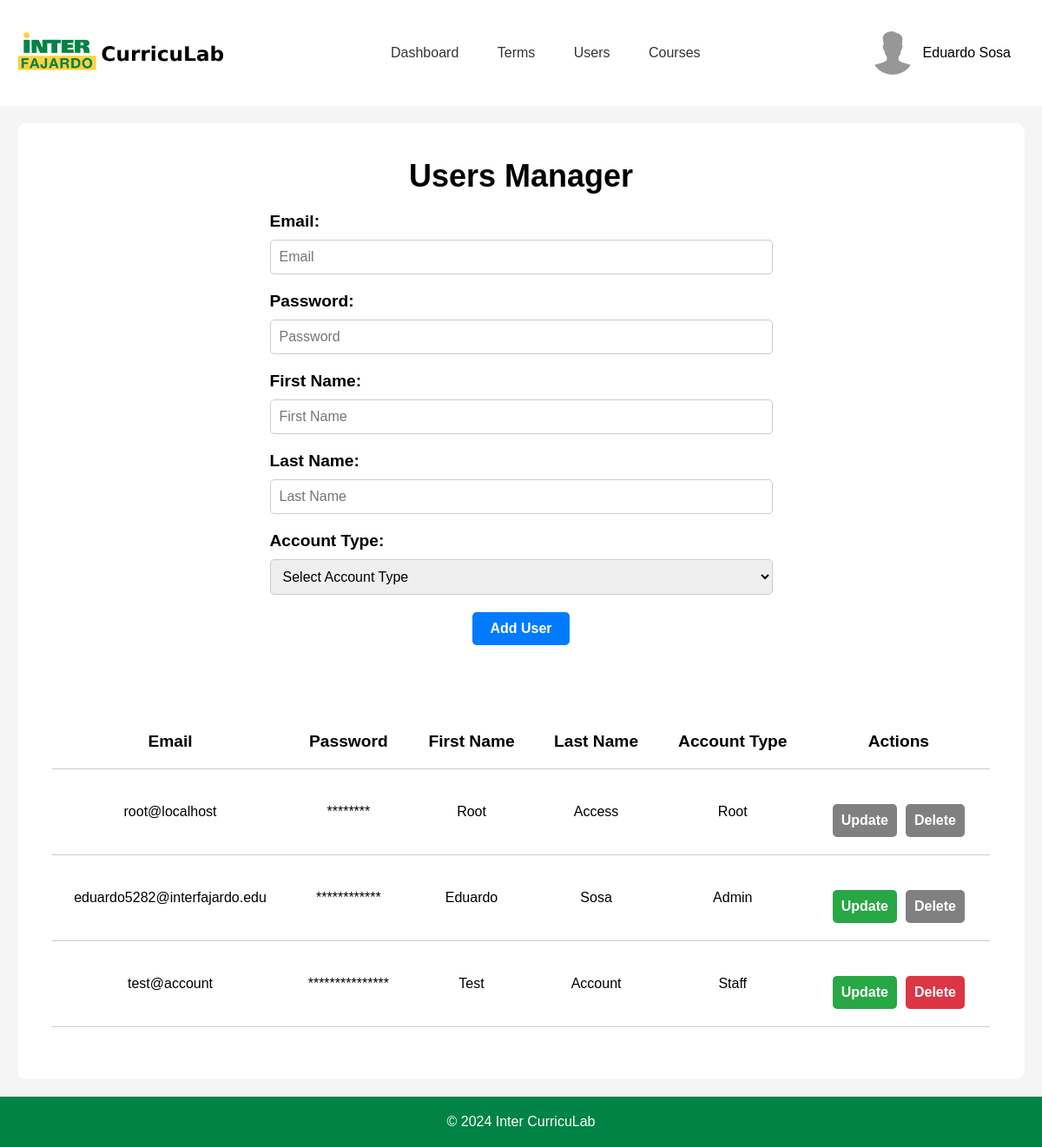
The app's page /templates/adminPages/adminUsers.php (signed in) with its own data.
### tables this page shows
CREATE TABLE "user" (
	"UserID"	INTEGER NOT NULL UNIQUE,
	"Email"	TEXT UNIQUE,
	"Password"	TEXT,
	"FirstName"	TEXT,
	"LastName"	TEXT,
	"AccountType"	TEXT,
	PRIMARY KEY("UserID" AUTOINCREMENT),
	FOREIGN KEY("AccountType") REFERENCES "accountType"("AccountLevel")
);

### templates/adminPages/adminUsers.php (the view, shortened to what this page needs)
<?php
$config = require_once '../../backend/php/config.php';
if (!isset($_SESSION['email'])) {
    header('Location: ../index.php');
    exit;
} else {
    if ($config['db']['type'] === 'sqlite') {
        $db = new SQLite3($config['db']['sqlite']['path']);
    } elseif ($config['db']['type'] === 'mysql') {
        $dsn = "mysql:host={$config['db']['mysql']['host']};dbname={$config['db']['mysql']['dbname']}";
        $db = new PDO($dsn, $config['db']['mysql']['username'], $config['db']['mysql']['password']);
    }
    $stmt = $db->prepare('SELECT * FROM user');
    $result = $stmt->execute();
    $users = $result->fetchArray(SQLITE3_ASSOC);
    $users = [];
    if (isset($_POST['sort'])) {
        $users = sortTable();
    } else {
        $stmt = $db->prepare('SELECT * FROM user');
        $result = $stmt->execute();
        $users = fetchAllRows($result);
    }
}
function fetchAllRows($result) {
    $rows = [];
    while ($row = $result->fetchArray(SQLITE3_ASSOC)) {
        $rows[] = $row;
    }
    return $rows;
}
?>
<!DOCTYPE html>
<html lang="en">
<head>
    <link rel="stylesheet" href="../../static/css/headerFooter.css">
    <link rel="stylesheet" href="../../static/css/adminUsers.css">
</head>
<body>
    <div id="headerNav">
        <div class="logo">
            <a href="adminDashboard.php">
                <img src="../../static/img/inter-logo-full.png" alt="Inter CurricuLab">
            </a>
        </div>
        <nav>
            <a href="adminDashboard.php">Dashboard</a>
            <a href="adminTerms.php">Terms</a>
            <a href="#">Users</a>
            <a href="#">Courses</a>
        </nav>
        <div class="userBox">
            <button onclick="myFunction()" class="userDropdownButton">
                <img src="../../static/img/userProfile.jpg" alt="User" >
                <?php
                echo $_SESSION['firstName'] . ' ' . $_SESSION['lastName'];
                ?>
            </button>
        </div>
    </div>
    <div id="container">
        <div class="container-upperBox">
            <div class="usersForm">
                <div class="header">
                    <h2>Users Manager</h2>
                </div>
                <?php
                if ($_SESSION['accountType'] === 'Root' || $_SESSION['accountType'] === 'Admin') {
                ?>
                <div class="form-container">
                    <form method="POST">
                        <div class="inputBox">
                            <label for="email">Email:</label>
                            <input type="email" name="email" id="email" placeholder="Email" required>
                        </div>
                        <div class="inputBox">
                            <label for="password">Password:</label>
                            <input type="password" name="password" id="password" placeholder="Password" required>
                        </div>
                        <div class="inputBox">
                            <label for="firstName">First Name:</label>
                            <input type="text" name="firstName" id="firstName" placeholder="First Name" required>
                        </div>
                        <div class="inputBox">
                            <label for="lastName">Last Name:</label>
                            <input type="text" name="lastName" id="lastName" placeholder="Last Name" required>
                        </div>
                        <div class="inputBox">
                            <label for="accountType">Account Type:</label>
                            <select name="accountType" id="accountType" required>
                                <option value="" hidden="hidden" selected>Select Account Type</option>
                            </select>
                        </div>
                        <div class="inputBox">
                            <button type="submit">Add User</button>
                        </div>
                    </form>
                </div>
                <?php
                }
                ?>
            </div>
            <div class="usersTable">
                <table>
                    <tr>
                        <th>
                            <form method="POST">
                                <button type="submit" name="sort" value="Email">Email</button>
                            </form>
                        </th>
                        <th>
                            <form method="POST">
                                <button type="submit" name="sort" value="Password">Password</button>
                            </form>
                        </th>
                        <th>
                            <form method="POST">
                                <button type="submit" name="sort" value="FirstName">First Name</button>
                            </form>
                        </th>
                        <th>
                            <form method="POST">
                                <button type="submit" name="sort" value="LastName">Last Name</button>
                            </form>
                        </th>
                        <th>
                            <form method="POST">
                                <button type="submit" name="sort" value="AccountType">Account Type</button>
                            </form>
                        </th>
                        <?php
                        if ($_SESSION['accountType'] === 'Root' || $_SESSION['accountType'] === 'Admin') {
                        ?>
                        <th>Actions</th>
                        <?php
                        }
                        ?>
                    </tr>
                    <?php
                    foreach ($users as $row) {
                        echo '<tr>';
                        echo '<td>' . htmlspecialchars($row['Email'] ?? '') . '</td>';
                        $passwordLength = rand(8, 16);
                        $passwordAsterisks = str_repeat('*', $passwordLength);
                        echo '<td>' . htmlspecialchars($passwordAsterisks) . '</td>';
                        echo '<td>' . htmlspecialchars($row['FirstName'] ?? '') . '</td>';
                        echo '<td>' . htmlspecialchars($row['LastName'] ?? '') . '</td>';
                        echo '<td>' . htmlspecialchars($row['AccountType'] ?? '') . '</td>';
                        echo '<td>';
                        if ($_SESSION['accountType'] === 'Root' || $_SESSION['accountType'] === 'Admin') {
                            if ($row['AccountType'] !== 'Root') {
                            ?>
                            <div class="actionButtons">
                                <button class="updateButton">Update</button>
                                <form method="POST">
                                    <?php
                                    if ($_SESSION['accountType'] === 'Admin' && $row['AccountType'] === 'Admin') {
                                        ?>
                                    <button class="deleteButton" type="submit" disabled style="background-color: grey;">Delete</button>
                                    <?php
                                    } else {
                                        ?>
                                    <button class="deleteButton" type="submit">Delete</button>
                                    <?php
                                    }
                                    ?>
                                </form>
                            </div>
                            <?php
                            } else {
                                ?>
                            <div class="actionButtons">
                                <button class="updateButton" disabled style="background-color: grey;">Update</button>
                                <form method="POST">
                                    <button class="deleteButton" type="submit" disabled style="background-color: grey;">Delete</button>
                                </form>
                            </div>
                            <?php
                            }
                        }
                        echo '</td>';
                        echo '</tr>';
                    }
                    ?>
                </table>
            </div>
        </div>
    </div>
    <footer>
        <p>&copy; 2024 Inter CurricuLab</p>
    </footer>
</body>
</html>

### static/css/headerFooter.css (style rules this page uses)
* { margin: 0; padding: 0; box-sizing: border-box; font-family: 'Poppins', sans-serif; }
body { display: flex; flex-direction: column; min-height: 100vh; }
#headerNav { display: flex; justify-content: space-between; align-items: center; }
.logo { margin: 20px; }
.logo img { width: 250px; }
nav a { padding: 20px; text-decoration: none; color: #333; border-radius: 5px; }
.userBox { margin: 20px; }
.userDropdownButton { padding: 16px; font-size: 16px; border: none; cursor: pointer; background-color: transparent; border-radius: 5px; }
.userBox { position: relative; display: inline-block; }
.userBox img { width: 50px; height: 50px; border-radius: 50%; margin-right: 10px; }
.userDropdownButton img { pointer-events: none; }
.userBox button { display: flex; align-items: center; justify-content: center; }
footer { background-color: #008345; color: white; text-align: center; padding: 20px; margin-top: auto; }

### static/css/adminUsers.css (style rules this page uses)
#container { display: flex; flex-direction: column; background-color: #f5f5f5; flex-grow: 1; }
.container-upperBox { display: flex; flex-direction: column; align-items: center; background-color: white; margin: 20px; padding: 20px; border-radius: 10px; flex-grow: 1; }
.usersForm { display: flex; flex-direction: column; align-items: center; width: 100%; margin: 20px 0; }
.usersForm .header { font-size: 1.5em; font-weight: bold; margin-bottom: 20px; }
.usersForm .inputBox:not(:last-child) { display: flex; flex-direction: column; width: 100%; margin-bottom: 20px; }
.usersForm .inputBox:last-child { display: flex; justify-content: center; align-items: center; width: 100%; margin-bottom: 20px; }
.usersForm .inputBox label { font-size: 1.2em; font-weight: bold; margin-bottom: 10px; }
.usersForm .inputBox input, .usersForm .inputBox select { width: 100%; padding: 10px; margin-right: 350px; font-size: 1em; border-radius: 5px; border: 1px solid #ccc; }
.usersForm .inputBox button { padding: 10px 20px; font-size: 1em; font-weight: bold; color: white; background-color: #007bff; border: none; border-radius: 5px; cursor: pointer; }
.usersTable { display: flex; flex-direction: column; align-items: center; background-color: white; margin: 20px; padding: 20px; border-radius: 10px; flex-grow: 1; width: 100%; }
.usersTable table { width: 100%; border-collapse: collapse; }
.usersTable table th { padding: 20px; text-align: center; border-bottom: 1px solid #ccc; font-size: 1.2em; }
.usersTable table th button { font-size: 1em; font-weight: bold; background-color: transparent; border: none; border-radius: 5px; cursor: pointer; }
.usersTable table td { padding: 20px; border-bottom: 1px solid #ccc; text-align: center; }
.actionButtons { display: flex; justify-content: center; align-items: center; width: 100%; margin-top: 20px; }
.updateButton { padding: 10px 10px; margin: 0 5px; font-size: 1em; font-weight: bold; color: white; background-color: #28a745; border: none; border-radius: 5px; cursor: pointer; }
.deleteButton { padding: 10px 10px; margin: 0 5px; font-size: 1em; font-weight: bold; color: white; background-color: #dc3545; border: none; border-radius: 5px; cursor: pointer; }

### records on screen
user: Email "root@localhost", passwordAsterisks "********", FirstName "Root", LastName "Access", AccountType "Root"
user: Email "eduardo5282@interfajardo.edu", passwordAsterisks "************", FirstName "Eduardo", LastName "Sosa", AccountType "Admin", shows "Delete"
user: Email "test@account", passwordAsterisks "***************", FirstName "Test", LastName "Account", AccountType "Staff", shows "Delete"

### other values on screen
$_SESSION['firstName'] "Eduardo"
$_SESSION['lastName'] "Sosa"
